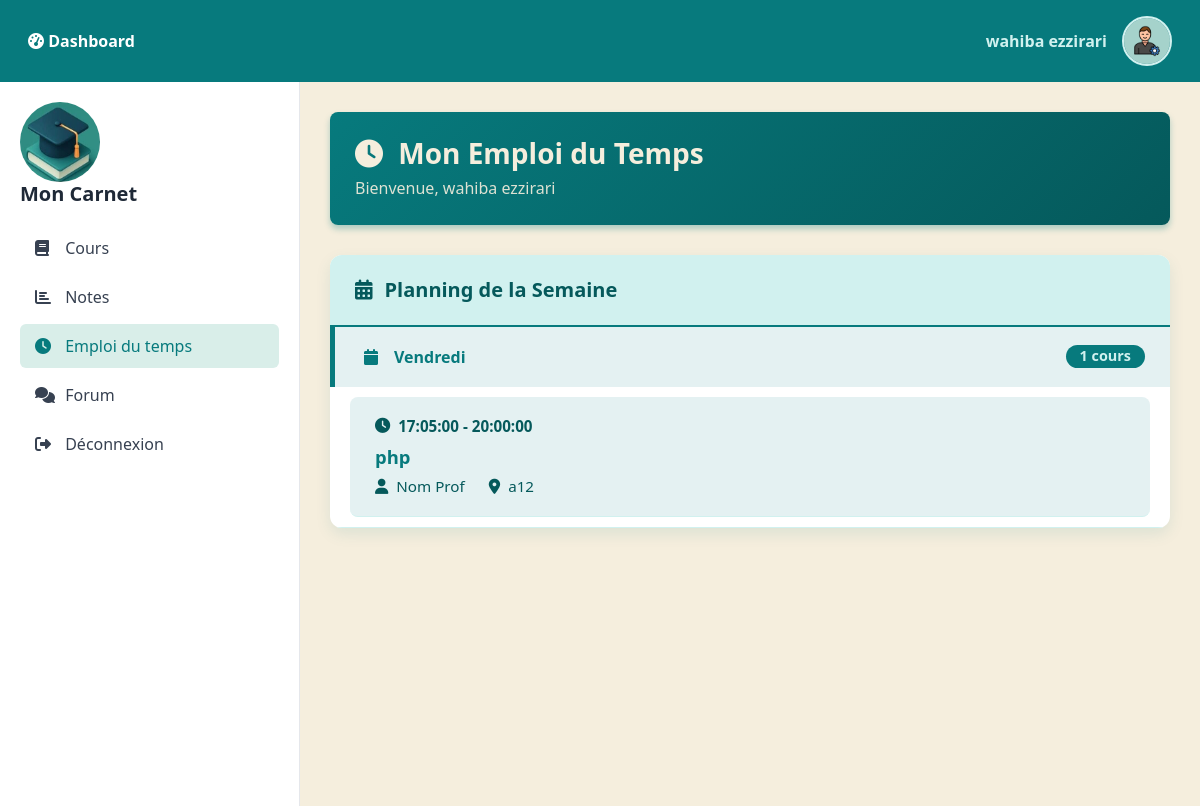
Screenshot of /client/viewEtu/indexEmploiEtu.php (signed in) with the database file from the repository.
### tables this page shows
CREATE TABLE `emplois_temps` (
  `id_cours` int(11) NOT NULL,
  `id_filiere` int(11) NOT NULL,
  `id_matiere` int(11) NOT NULL,
  `jour` enum('Lundi','Mardi','Mercredi','Jeudi','Vendredi','Samedi') NOT NULL,
  `heure_debut` time NOT NULL,
  `heure_fin` time NOT NULL,
  `salle` varchar(50) DEFAULT NULL
);

CREATE TABLE `matieres` (
  `id_matiere` int(11) NOT NULL,
  `nom_matiere` varchar(100) NOT NULL,
  `coefficient` int(11) DEFAULT 1,
  `id_professeur` int(11) DEFAULT NULL
);

CREATE TABLE `professeurs` (
  `id_professeur` int(11) NOT NULL,
  `nom_professeur` varchar(100) NOT NULL
);

### client/controlersEtu/controlerEmploiEtu.php (called while the page is built, shortened)
<?php
require_once("../modelEtu/modelEmploiEtu.php");
function afficher_mon_emploi_du_temps() {
    $id_etudiant = $_SESSION["user"]["id_etudiant"];
    $emploi_temps = select_emploi_du_temps($id_etudiant);
    require_once("../viewEtu/EmploisEtu.php");
}
?>

### client/viewEtu/indexEmploiEtu.php (called while the page is built)
<?php
require_once("../controlersEtu/controlerEmploiEtu.php");
afficher_mon_emploi_du_temps();
?>

### client/modelEtu/modelEmploiEtu.php (called while the page is built, shortened)
<?php
function select_emploi_du_temps($id_etudiant) {
    $pdo = connection_bd();
    $sql = "SELECT
    e.jour, e.heure_debut, e.heure_fin, e.salle,
    m.nom_matiere,
    p.nom_professeur
FROM emplois_temps e
JOIN matieres m ON e.id_matiere = m.id_matiere
JOIN professeurs p ON m.id_professeur = p.id_professeur
JOIN etudiants et ON e.id_filiere = et.id_filiere
WHERE et.id_etudiant = :id_etudiant
ORDER BY FIELD(e.jour, 'Lundi', 'Mardi', 'Mercredi', 'Jeudi', 'Vendredi', 'Samedi'),
         e.heure_debut;";
    $stmt = $pdo->prepare($sql);
    $stmt->bindParam(':id_etudiant', $id_etudiant, PDO::PARAM_INT);
    $stmt->execute();
    return $stmt->fetchAll(PDO::FETCH_ASSOC);
}
?>

### client/viewEtu/EmploisEtu.php (the view, shortened to what this page needs)
<!DOCTYPE html>
<html lang="fr">
<head>
<link href="https://cdn.jsdelivr.net/npm/bootstrap@5.3.0/dist/css/bootstrap.min.css" rel="stylesheet" />
<link rel="stylesheet" href="https://cdnjs.cloudflare.com/ajax/libs/font-awesome/6.5.0/css/all.min.css" />
</head>
<body>
<nav class="navbar">
    <div class="container-fluid">
        <div class="d-flex justify-content-between align-items-center w-100">
            <div>
                <a href="index2.php"><i class="fas fa-tachometer-alt"></i> Dashboard</a>
            </div>
            <div class="profile-info">
                <span><?= htmlspecialchars($_SESSION['user']['nom']) ?></span>
                <img src="/PROJET PHP/images/<?= htmlspecialchars($_SESSION['user']['photo_profil']) ?>" alt="Photo Profil" />
            </div>
        </div>
    </div>
</nav>
<div class="container-fluid">
    <div class="row">
        <div class="col-md-3 sidebar">
             <h5><img src="/PROJET PHP/images/a.jpg" alt="" style="width:80px; height:80px;border-radius:50%;"><br></i>Mon Carnet</h5>
            <a href="indexCoursEtu.php"><i class="fas fa-book"></i> Cours</a>
            <a href="indexNoteEtu.php"><i class="fas fa-chart-bar"></i> Notes</a>
            <a href="indexEmploiEtu.php" class="active"><i class="fas fa-clock"></i> Emploi du temps</a>
            <a href="index.php"><i class="fas fa-comments"></i> Forum</a>
            <a href="logout.php"><i class="fas fa-sign-out-alt"></i> Déconnexion</a>
        </div>
        <div class="col-md-9 main-content">
            <div class="welcome-section">
                <h3><i class="fas fa-clock me-2"></i> Mon Emploi du Temps</h3>
                <p>Bienvenue, <?= htmlspecialchars($_SESSION['user']['nom']) ?></p>
            </div>
            <?php if (empty($emploi_temps)): ?>
                <div class="no-schedule">
                    <i class="fas fa-calendar-times"></i>
                    <h4>Aucun cours planifié</h4>
                    <p>Aucun cours planifié pour votre filière pour le moment.</p>
                </div>
            <?php else: ?>
                <div class="schedule-card">
                    <div class="schedule-header">
                        <i class="fas fa-calendar-alt"></i>
                        <span>Planning de la Semaine</span>
                    </div>
                    <?php
                    $cours_par_jour = [];
                    foreach ($emploi_temps as $cours) {
                        $jour = $cours['jour'];
                        if (!isset($cours_par_jour[$jour])) {
                            $cours_par_jour[$jour] = [];
                        }
                        $cours_par_jour[$jour][] = $cours;
                    }
                    ?>
                    <?php foreach ($cours_par_jour as $jour => $cours_du_jour): ?>
                        <div class="day-section">
                            <div class="day-header">
                                <i class="<?= $jours_icons[$jour] ?? 'fas fa-calendar' ?> day-icon"></i>
                                <?= htmlspecialchars($jour) ?>
                                <span class="badge"><?= count($cours_du_jour) ?> cours</span>
                            </div>
                            <?php foreach ($cours_du_jour as $cours): ?>
                                <div class="course-item">
                                    <div class="course-time">
                                        <i class="fas fa-clock"></i>
                                        <?= htmlspecialchars($cours['heure_debut']) ?> - <?= htmlspecialchars($cours['heure_fin']) ?>
                                    </div>
                                    <div class="course-subject">
                                        <?= htmlspecialchars($cours['nom_matiere']) ?>
                                    </div>
                                    <div class="course-details">
                                        <div class="course-detail-item">
                                            <i class="fas fa-user"></i>
                                            <?= htmlspecialchars($cours['nom_professeur']) ?>
                                        </div>
                                        <div class="course-detail-item">
                                            <i class="fas fa-map-marker-alt"></i>
                                            <?= htmlspecialchars($cours['salle']) ?>
                                        </div>
                                    </div>
                                </div>
                            <?php endforeach; ?>
                        </div>
                    <?php endforeach; ?>
                </div>
            <?php endif; ?>
        </div>
    </div>
</div>
</body>
</html>

### client/viewEtu/EmploisEtu.php (style rules this page uses)
body { background: #F5EEDD; font-family: 'Segoe UI', sans-serif; color: #05595B; }
.navbar { background: #077A7D; padding: 1rem; }
.navbar a { color: white; text-decoration: none; margin-right: 20px; font-weight: 600; }
.profile-info { display: flex; align-items: center; gap: 15px; color: #D1F1EF; font-weight: 700; }
.profile-info img { width: 50px; height: 50px; border-radius: 50%; object-fit: cover; border: 2px solid #D1F1EF; }
.sidebar { background: white; min-height: calc(100vh - 76px); padding: 20px; border-right: 1px solid #e5e7eb; }
.sidebar h5 { color: #1f2937; margin-bottom: 20px; font-weight: 600; }
.sidebar a { display: block; color: #374151; text-decoration: none; padding: 10px 15px; margin-bottom: 5px; border-radius: 6px; transition: all 0.2s; }
.sidebar a:hover, .sidebar a.active { background: #D9EEE9; color: #077A7D; }
.sidebar a i { margin-right: 10px; width: 16px; }
.main-content { padding: 30px; background: #F5EEDD; }
.welcome-section { background: linear-gradient(135deg, #077A7D, #05595B); padding: 25px; border-radius: 8px; margin-bottom: 30px; box-shadow: 0 4px 6px rgba(7, 122, 125, 0.3); color: #F5EEDD; }
.welcome-section h3 { margin: 0; font-weight: 600; }
.welcome-section p { margin: 5px 0 0 0; opacity: 0.9; }
.schedule-card { background: white; border-radius: 12px; box-shadow: 0 6px 15px rgba(7,122,125,0.1); overflow: hidden; color: #05595B; }
.schedule-header { background: #D1F1EF; padding: 20px 25px; display: flex; align-items: center; gap: 12px; font-weight: 700; font-size: 1.25rem; border-bottom: 2px solid #077A7D; color: #05595B; }
.day-section { border-bottom: 1px solid #D1F1EF; }
.day-header { background: #E4F1F2; padding: 18px 25px; border-left: 5px solid #077A7D; font-weight: 700; color: #077A7D; display: flex; align-items: center; gap: 12px; }
.day-icon { width: 22px; text-align: center; color: #077A7D; }
.badge { margin-left: auto; font-weight: 700; background-color: #077A7D; color: #D1F1EF; padding: 4px 14px; border-radius: 20px; font-size: 0.9rem; }
.course-item { background: #E4F1F2; padding: 18px 25px; border-bottom: 1px solid #D1F1EF; transition: background-color 0.3s ease-in-out; color: #05595B; border-radius: 8px; margin: 10px 20px; }
.course-time { font-weight: 700; color: #05595B; font-size: 0.95rem; display: flex; align-items: center; gap: 8px; }
.course-subject { font-weight: 900; color: #077A7D; font-size: 1.15rem; margin: 6px 0 4px 0; }
.course-details { color: #05595B; font-size: 0.95rem; display: flex; gap: 24px; flex-wrap: wrap; }
.course-detail-item { display: flex; align-items: center; gap: 8px; }

### rows the page displays
emplois_temps: jour "Vendredi", count($cours_du_jour) "1", heure_debut "17:05:00", heure_fin "20:00:00", id_matiere.nom_matiere "php", professeurs.nom_professeur "Nom Prof", salle "a12"

### other values shown
$_SESSION['user']['nom'] "wahiba ezzirari"
